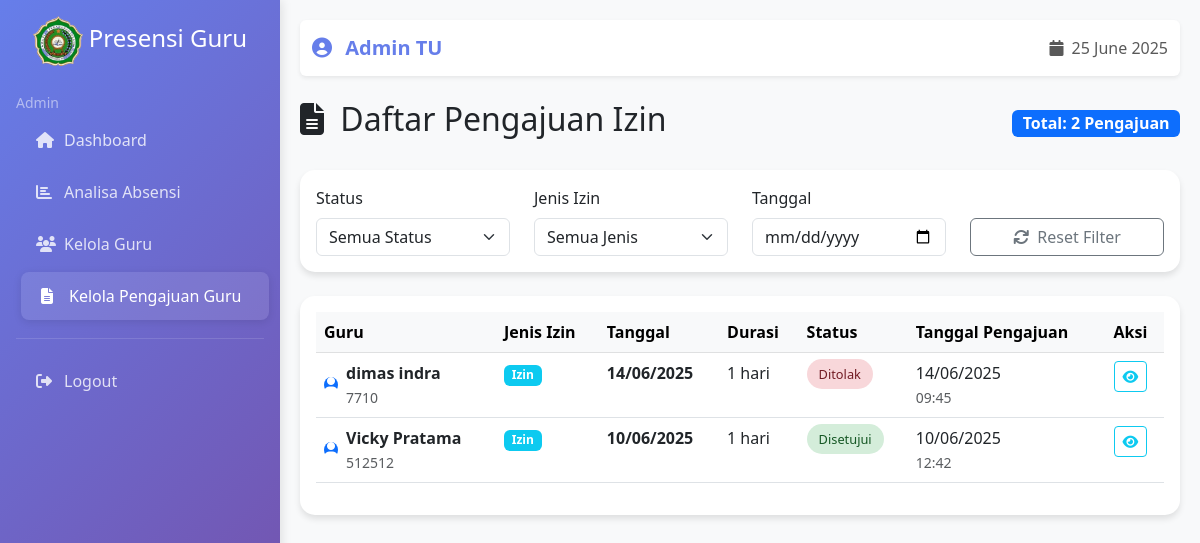
/list-pengajuan/ (signed in), run on the app's committed database.
### presensi/models.py (models this page shows, shortened)
class AbstractUser(models.Model):
    ROLE_CHOICES = [
        ('admin', 'Admin'),
        ('guru', 'Guru'),
    ]
    user = models.OneToOneField(User, on_delete=models.CASCADE, related_name='abstract_user')
    first_name = models.CharField(max_length=100)
    last_name = models.CharField(max_length=100)
    role = models.CharField(max_length=20, choices=ROLE_CHOICES, default='guru')
    nip = models.CharField(max_length=20, unique=True, null=True, blank=True)
    phone = models.CharField(max_length=15, null=True, blank=True)
    @property
    def full_name(self):
        return f"{self.first_name} {self.last_name}"

class PengajuanIzin(models.Model):
    JENIS_IZIN_CHOICES = [
        ('izin', 'Izin'),
        ('sakit', 'Sakit'),
        ('cuti', 'Cuti'),
    ]
    STATUS_CHOICES = [
        ('pending', 'Pending'),
        ('disetujui', 'Disetujui'),
        ('ditolak', 'Ditolak'),
    ]
    user = models.ForeignKey(AbstractUser, on_delete=models.CASCADE, related_name='pengajuan_izin')
    jenis_izin = models.CharField(max_length=20, choices=JENIS_IZIN_CHOICES, default='izin')
    tanggal_mulai = models.DateField()
    tanggal_selesai = models.DateField()
    keterangan = models.TextField()
    status = models.CharField(max_length=20, choices=STATUS_CHOICES, default='pending')
    alasan_penolakan = models.TextField(blank=True, null=True)
    tanggal_pengajuan = models.DateTimeField(auto_now_add=True, null=True, blank=True)
    tanggal_approval = models.DateTimeField(null=True, blank=True)
    approved_by = models.ForeignKey(AbstractUser, on_delete=models.SET_NULL, null=True, blank=True, related_name='approved_pengajuan')
    class Meta:
        ordering = ['-tanggal_pengajuan']

### presensi/views.py (the view, shortened to what this page needs)
# urls.py: path('list-pengajuan/', views.list_pengajuan, name='list_pengajuan'),
@login_required
def list_pengajuan(request):
    if request.user.abstract_user.role != 'admin':
        messages.error(request, 'Akses ditolak')
        return redirect('home')
    pengajuan_list = PengajuanIzin.objects.filter(
        user__role='guru'
    ).order_by('-tanggal_pengajuan')
    for pengajuan in pengajuan_list:
        pengajuan.duration_days = (pengajuan.tanggal_selesai - pengajuan.tanggal_mulai).days + 1
    context = {
        'pengajuan_list': pengajuan_list
    }
    return render(request, 'templates/list_pengajuan.html', context)

### presensi/context_processors.py (called while the page is built)
def global_context(request):
    return {
        'today': timezone.now().date(),
    }

### web/templates/list_pengajuan.html (shortened to what this page needs)
{% extends 'base.html' %}
{% block content %}
<div class="row">
    <div class="col-12">
        <div class="d-flex justify-content-between align-items-center mb-4">
            <h2>
                <i class="fas fa-file-alt me-2"></i>
                Daftar Pengajuan Izin
            </h2>
            <div>
                <span class="badge bg-primary fs-6">
                    Total: {{ pengajuan_list.count }} Pengajuan
                </span>
            </div>
        </div>
    </div>
</div>
<div class="row mb-4">
    <div class="col-12">
        <div class="card">
            <div class="card-body">
                <div class="row">
                    <div class="col-md-3">
                        <label class="form-label">Status</label>
                        <select class="form-select" id="statusFilter">
                            <option value="">Semua Status</option>
                        </select>
                    </div>
                    <div class="col-md-3">
                        <label class="form-label">Jenis Izin</label>
                        <select class="form-select" id="jenisFilter">
                            <option value="">Semua Jenis</option>
                        </select>
                    </div>
                    <div class="col-md-3">
                        <label class="form-label">Tanggal</label>
                        <input type="date" class="form-control" id="dateFilter">
                    </div>
                    <div class="col-md-3">
                        <label class="form-label">&nbsp;</label>
                        <div class="d-grid">
                            <button class="btn btn-outline-secondary" onclick="resetFilters()">
                                <i class="fas fa-refresh me-1"></i>
                                Reset Filter
                            </button>
                        </div>
                    </div>
                </div>
            </div>
        </div>
    </div>
</div>
<div class="row">
    <div class="col-12">
        <div class="card">
            <div class="card-body">
                <div class="table-responsive">
                    <table class="table table-hover">
                        <thead class="table-light">
                            <tr>
                                <th>Guru</th>
                                <th>Jenis Izin</th>
                                <th>Tanggal</th>
                                <th>Durasi</th>
                                <th>Status</th>
                                <th>Tanggal Pengajuan</th>
                                <th>Aksi</th>
                            </tr>
                        </thead>
                        <tbody>
                            {% for pengajuan in pengajuan_list %}
                            <tr class="pengajuan-row"
                                data-status="{{ pengajuan.status }}"
                                data-jenis="{{ pengajuan.jenis_izin }}"
                                data-date="{{ pengajuan.tanggal_pengajuan|date:'Y-m-d' }}">
                                <td>
                                    <div class="d-flex align-items-center">
                                        <div class="avatar-sm bg-primary rounded-circle d-flex align-items-center justify-content-center me-2">
                                            <i class="fas fa-user text-white"></i>
                                        </div>
                                        <div>
                                            <strong>{{ pengajuan.user.full_name }}</strong>
                                            <br>
                                            <small class="text-muted">{{ pengajuan.user.nip|default:"-" }}</small>
                                        </div>
                                    </div>
                                </td>
                                <td>
                                    <span class="badge bg-info">
                                        {{ pengajuan.jenis_izin|title }}
                                    </span>
                                </td>
                                <td>
                                    <div>
                                        <strong>{{ pengajuan.tanggal_mulai|date:"d/m/Y" }}</strong>
                                    </div>
                                </td>
                                <td>
                                    {{ pengajuan.duration_days }} hari
                                </td>
                                <td>
                                    <span class="status-badge status-{{ pengajuan.status }}">
                                        {{ pengajuan.status|title }}
                                    </span>
                                </td>
                                <td>
                                    <div>
                                        {{ pengajuan.tanggal_pengajuan|date:"d/m/Y" }}
                                        <br>
                                        <small class="text-muted">{{ pengajuan.tanggal_pengajuan|time:"H:i" }}</small>
                                    </div>
                                </td>
                                <td>
                                    <div class="btn-group" role="group">
                                        <button class="btn btn-sm btn-outline-info"
                                                onclick="viewPengajuan({{ pengajuan.id }})"
                                                title="Lihat Detail">
                                            <i class="fas fa-eye"></i>
                                        </button>
                                    </div>
                                </td>
                            </tr>
                            {% endfor %}
                        </tbody>
                    </table>
                </div>
            </div>
        </div>
    </div>
</div>
{% endblock %}

### web/templates/base.html (shortened to what this page needs)
{% load static %}
<!DOCTYPE html>
<html lang="id">
<head>
    <link href="https://cdn.jsdelivr.net/npm/bootstrap@5.3.0/dist/css/bootstrap.min.css" rel="stylesheet">
    <link rel="stylesheet" href="https://cdnjs.cloudflare.com/ajax/libs/font-awesome/6.4.0/css/all.min.css">
</head>
<body>
    {% if user.is_authenticated %}
    <div class="wrapper">
        <div class="sidebar p-3" id="sidebar">
            <div class="text-center mb-4">
                <h4 class="text-white mb-0">
                     <img src="{% static 'logo_sekolah.png' %}" style="width: 20%; height: 20%;" alt="">
                    Presensi Guru
                </h4>
            </div>
            <small class="text-white-50">{{ user.abstract_user.role|title }}</small>
            <nav class="nav flex-column">
                <a class="nav-link {% if request.resolver_match.url_name == 'home' %}active{% endif %}" href="{% url 'home' %}" onclick="closeSidebar()">
                    <i class="fas fa-home me-2"></i> Dashboard
                </a>
                {% if user.abstract_user.role == 'admin' %}
                <a class="nav-link {% if request.resolver_match.url_name == 'analisa_absensi' %}active{% endif %}" href="{% url 'analisa_absensi' %}" onclick="closeSidebar()">
                    <i class="fas fa-chart-bar me-2"></i> Analisa Absensi
                </a>
                <a class="nav-link {% if request.resolver_match.url_name == 'daftar_guru' %}active{% endif %}" href="{% url 'daftar_guru' %}" onclick="closeSidebar()">
                    <i class="fas fa-users me-2"></i> Kelola Guru
                </a>
                <a class="nav-link {% if request.resolver_match.url_name == 'list_pengajuan' %}active{% endif %}" href="{% url 'list_pengajuan' %}" onclick="closeSidebar()">
                    <i class="fas fa-file-alt me-2"></i> Kelola Pengajuan Guru
                </a>
                {% endif %}
                <hr class="text-white-50">
                <a class="nav-link" href="{% url 'logout' %}" onclick="closeSidebar()">
                    <i class="fas fa-sign-out-alt me-2"></i> Logout
                </a>
            </nav>
        </div>
        <div class="main-content">
            <nav class="navbar navbar-expand-lg navbar-light bg-white rounded shadow-sm mb-4">
                <div class="container-fluid">
                    <span class="navbar-brand">
                        <i class="fas fa-user-circle me-2"></i>
                        {{ user.abstract_user.full_name }}
                    </span>
                    <div class="navbar-nav ms-auto">
                        <span class="navbar-text">
                            <i class="fas fa-calendar me-1"></i>
                            {{ today|date:"d F Y" }}
                        </span>
                    </div>
                </div>
            </nav>
            {% block content %}{% endblock %}
        </div>
    </div>
    {% else %}
        {% block auth_content %}{% endblock %}
    {% endif %}
</body>
</html>

### web/templates/base.html (style rules this page uses)
body { margin: 0; padding: 0; overflow-x: hidden; font-family: 'Segoe UI', Tahoma, Geneva, Verdana, sans-serif; }
.wrapper { display: flex; min-height: 100vh; }
.sidebar { width: 280px; height: 100vh; background: linear-gradient(135deg, #667eea 0%, #764ba2 100%); position: fixed; left: 0; top: 0; z-index: 1000; overflow-y: auto; box-shadow: 2px 0 10px rgba(0,0,0,0.1); transition: transform 0.3s ease; }
.sidebar .nav-link { color: rgba(255,255,255,0.8); padding: 12px 20px; margin: 2px 0; border-radius: 8px; transition: all 0.3s ease; text-decoration: none; display: flex; align-items: center; }
.sidebar .nav-link:hover, .sidebar .nav-link.active { color: white; background-color: rgba(255,255,255,0.1); transform: translateX(5px); text-decoration: none; box-shadow: 0 2px 8px rgba(0,0,0,0.1); }
.sidebar .nav-link i { width: 20px; margin-right: 10px; }
.main-content { flex: 1; margin-left: 280px; background-color: #f8f9fa; min-height: 100vh; padding: 20px; transition: margin-left 0.3s ease; }
.card { border: none; border-radius: 15px; box-shadow: 0 4px 6px rgba(0,0,0,0.1); transition: transform 0.2s ease; }
.navbar-brand { font-weight: bold; color: #667eea !important; }
.status-badge { padding: 6px 12px; border-radius: 20px; font-size: 0.8rem; font-weight: 500; }
.status-disetujui { background-color: #d4edda; color: #155724; }
.status-ditolak { background-color: #f8d7da; color: #721c24; }
html { scroll-behavior: smooth; }

### data on the page
PengajuanIzin: user.full_name "dimas indra", user.nip "7710", jenis_izin "Izin", tanggal_mulai "14/06/2025", duration_days "1", status "Ditolak", tanggal_pengajuan "14/06/2025", tanggal_pengajuan "09:45"
PengajuanIzin: user.full_name "Vicky Pratama", user.nip "512512", jenis_izin "Izin", tanggal_mulai "10/06/2025", duration_days "1", status "Disetujui", tanggal_pengajuan "10/06/2025", tanggal_pengajuan "12:42"

### other printed values
{{ user.abstract_user.role|title }} "Admin"
{{ user.abstract_user.full_name }} "Admin TU"
{{ pengajuan_list.count }} "2"
